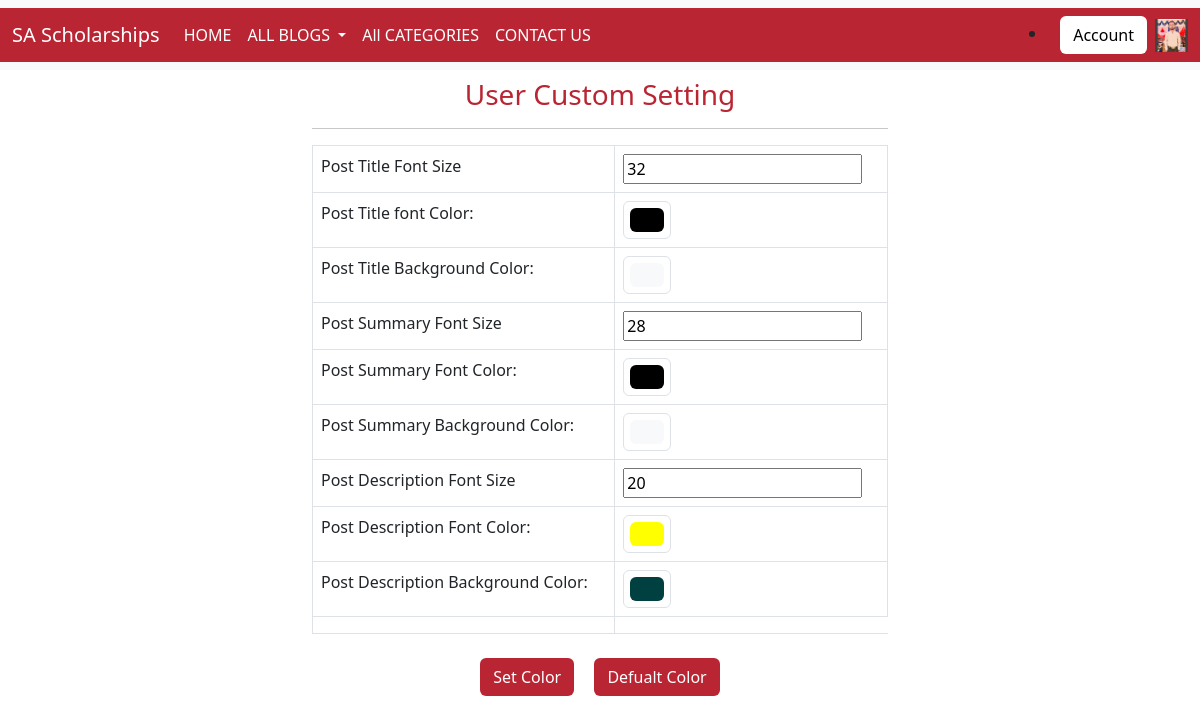
Page /setting-user.php (signed in) on the committed database.
### tables this page shows
CREATE TABLE `user` (
  `user_id` int(11) NOT NULL AUTO_INCREMENT,
  `role_id` int(11) DEFAULT NULL,
  `first_name` varchar(50) NOT NULL,
  `last_name` varchar(50) NOT NULL,
  `email` varchar(50) DEFAULT NULL,
  `password` text NOT NULL,
  `gender` enum('Male','Female') DEFAULT NULL,
  `date_of_birth` date DEFAULT NULL,
  `user_image` text DEFAULT NULL,
  `address` text DEFAULT NULL,
  `is_approved` enum('Pending','Approved','Rejected') DEFAULT 'Pending',
  `is_active` enum('Active','InActive') DEFAULT NULL,
  `created_at` varchar(200) DEFAULT NULL,
  `updated_at` varchar(200) DEFAULT 'current_timestamp()',
  PRIMARY KEY (`user_id`),
  KEY `role_id` (`role_id`),
  CONSTRAINT `user_ibfk_1` FOREIGN KEY (`role_id`) REFERENCES `role` (`role_id`) ON DELETE CASCADE ON UPDATE CASCADE
);

CREATE TABLE `setting` (
  `setting_id` int(11) NOT NULL AUTO_INCREMENT,
  `user_id` int(11) DEFAULT NULL,
  `setting_key` varchar(100) DEFAULT NULL,
  `setting_value` varchar(100) DEFAULT NULL,
  `setting_status` enum('Active','InActive') DEFAULT NULL,
  `created_at` timestamp NOT NULL DEFAULT current_timestamp() ON UPDATE current_timestamp(),
  `updated_at` timestamp NULL DEFAULT NULL,
  PRIMARY KEY (`setting_id`),
  KEY `user_id` (`user_id`),
  CONSTRAINT `setting_ibfk_1` FOREIGN KEY (`user_id`) REFERENCES `user` (`user_id`) ON DELETE CASCADE ON UPDATE CASCADE
);

### session.php (called while the page is built, shortened)
<?php
	require_once 'connection/connection.php';
				if (isset($_SESSION['session_user_id'])) {
					$query_login_user = "SELECT * FROM USER WHERE user_id='".$_SESSION['session_user_id']."'";
					$res_of_cheack_user = mysqli_query($connection, $query_login_user);
					if($res_of_cheack_user->num_rows>0){
						$login_user_data = mysqli_fetch_assoc($res_of_cheack_user);
					}
				}
 ?>

### setting-user.php (the view, shortened to what this page needs)
<?php
require_once 'session.php';
$post_title_font_size=32;
$post_title_font_color="#000000";
$post_title_backgourd_color="#F8F9FA";
$post_summary_font_size=28;
$post_summary_font_color="#000000";
$post_summary_background_color="#F8F9FA";
$post_description_font_size=20;
$post_description_font_color="#000000";
$post_description_background_color="#F8F9FA";
$query_to_cheack_setiing_exist="SELECT * FROM setting WHERE user_id=".$login_user_data['user_id'];
$result_to_cheack_setiing_exist = mysqli_query($connection, $query_to_cheack_setiing_exist);
	if ($result_to_cheack_setiing_exist->num_rows>0) {
		$last_setting_is= mysqli_fetch_assoc($result_to_cheack_setiing_exist);
		$post_title_font_size= $last_setting_is['setting_value'];
	}
	if ($result_to_cheack_setiing_exist->num_rows>0) {
		$last_setting_is= mysqli_fetch_assoc($result_to_cheack_setiing_exist);
		$post_title_font_color =$last_setting_is['setting_value'];
	}
	if ($result_to_cheack_setiing_exist->num_rows>0) {
		$last_setting_is= mysqli_fetch_assoc($result_to_cheack_setiing_exist);
		$post_title_backgourd_color= $last_setting_is['setting_value'];
	}
	if ($result_to_cheack_setiing_exist->num_rows>0) {
		$last_setting_is= mysqli_fetch_assoc($result_to_cheack_setiing_exist);
		$post_summary_font_size= $last_setting_is['setting_value'];
	}
	if ($result_to_cheack_setiing_exist->num_rows>0) {
		$last_setting_is= mysqli_fetch_assoc($result_to_cheack_setiing_exist);
		$post_summary_font_color =$last_setting_is['setting_value'];
	}
	if ($result_to_cheack_setiing_exist->num_rows>0) {
		$last_setting_is= mysqli_fetch_assoc($result_to_cheack_setiing_exist);
		$post_summary_background_color= $last_setting_is['setting_value'];
	}
	if ($result_to_cheack_setiing_exist->num_rows>0) {
		$last_setting_is= mysqli_fetch_assoc($result_to_cheack_setiing_exist);
		$post_description_font_size= $last_setting_is['setting_value'];
	}
	if ($result_to_cheack_setiing_exist->num_rows>0) {
		$last_setting_is= mysqli_fetch_assoc($result_to_cheack_setiing_exist);
		$post_description_font_color =$last_setting_is['setting_value'];
	}
	if ($result_to_cheack_setiing_exist->num_rows>0) {
		$last_setting_is= mysqli_fetch_assoc($result_to_cheack_setiing_exist);
		$post_description_background_color= $last_setting_is['setting_value'];
	}
?>
<!DOCTYPE html>
<html>
<head>
	<link rel="stylesheet" href="bootstrap/css/bootstrap.min.css">
</head>
<body>
		<div class=" col-12 sticky-top" id="navbar">
			<?php include_once("navbar.php");  ?>
		</div>
		<center>
			<form action="setting-user-process.php" method="POST">
			<div class="container col-6">
			<h3 class="text-center mt-2" style="color: #B92533;">User Custom Setting</h3><hr/>
			<table class="table table-bordered">
				<tr>
					<td><label>Post Title Font Size</label> </td>
  					<td><input type="number" name="post-title-font-size" value="<?php echo $post_title_font_size; ?>"> </td>
	  			</tr>
	  			<tr>
	  				<td>
	  					<label for="exampleColorInput" class="form-label">Post Title font Color: </label>
	  				</td>
	  					<td>
							<input type="color" class="form-control form-control-color" name="post-title-font-color" value="<?php echo $post_title_font_color; ?>" title="Choose your color">
	  				</td>
	  			</tr>
	  			<tr>
	  				<td>
	  					<label for="exampleColorInput" class="form-label">Post Title Background Color: </label>
	  				</td>
	  					<td>
							<input type="color" class="form-control form-control-color" name="post-title-background-color" value="<?php echo $post_title_backgourd_color; ?>" title="Choose your color">
	  				</td>
	  			</tr>
	  			<tr>
					<td><label>Post Summary Font Size</label> </td>
  					<td><input type="number" name="post-summary-font-size" value="<?php echo $post_summary_font_size; ?>"> </td>
	  			</tr>
	  			<tr>
	  				<td>
	  					<label for="exampleColorInput" class="form-label">Post Summary Font Color: </label>
	  				</td>
	  					<td>
							<input type="color" class="form-control form-control-color" name="post-summary-font-color" value="<?php echo $post_summary_font_color; ?>" title="Choose your color">
	  				</td>
	  			</tr>
	  			<tr>
	  				<td>
	  					<label for="exampleColorInput" class="form-label">Post Summary Background Color: </label>
	  				</td>
	  					<td>
							<input type="color" class="form-control form-control-color" name="post-summary-background-color" value="<?php echo $post_summary_background_color; ?>" title="Choose your color">
	  				</td>
	  			</tr>
	  			<tr>
					<td><label>Post Description Font Size</label> </td>
  					<td><input type="number" name="post-description-font-size" value="<?php echo $post_description_font_size; ?>"> </td>
	  			</tr>
	  			<tr>
	  				<td>
	  					<label for="exampleColorInput" class="form-label">Post Description Font Color: </label>
	  				</td>
	  					<td>
							<input type="color" class="form-control form-control-color" name="post-description-font-color" value="<?php echo $post_description_font_color; ?>" title="Choose your color">
	  				</td>
	  			</tr>
	  			<tr>
	  				<td>
	  					<label for="exampleColorInput" class="form-label">Post Description Background Color: </label>
	  				</td>
	  					<td>
							<input type="color" class="form-control form-control-color" name="post-description-background-color" value="<?php echo $post_description_background_color; ?>" title="Choose your color">
	  				</td>
	  			</tr>
	  			<tr>
	  				<td>
	  				</td>
	  			</tr>
	  		</table>
	  			<input class="btn m-2" style="background-color:  #B92533; color: white" type="submit" type="submit" name="set-color" value="Set Color">
	  			<input class="btn m-2" style="background-color:  #B92533; color: white" type="submit" type="submit" name="defualt-color" value="Defualt Color">
	  		</div>
	  		</form>
	  </center>
</body>
</html>

### navbar.php (shortened to what this page needs)
  			<nav class="navbar navbar-expand-lg bg-body-tertiary " >
  <div class="container-fluid" id="navbar">
    <a class="navbar-brand" href="index.php">SA Scholarships</a>
    <div class="collapse navbar-collapse" id="navbarSupportedContent">
      <ul class="navbar-nav me-auto mb-2 mb-lg-0">
        <li class="nav-item">
          <a class="nav-link active" aria-current="page"id="navbar_tabs" href="index.php">HOME</a>
        </li>
        <li class="nav-item dropdown">
          <a class="nav-link dropdown-toggle" href="#" role="button" data-bs-toggle="dropdown" aria-expanded="false">
            ALL BLOGS
          </a>
        </li>
          <li class="nav-item">
          <a class="nav-link" href="all-categories.php?">All CATEGORIES</a>
        </li>
        <li class="nav-item">
          <a class="nav-link" data-bs-toggle="modal" data-bs-target="#staticBackdrop">CONTACT US</a>
        </li>
      </ul>
      <?php
      	if (isset($_SESSION['role_id']) && $_SESSION['role_id']==2) { ?>
			<li class="nav-item dropdown">
	          <a class="btn m-2 " role="button" data-bs-toggle="dropdown" aria-expanded="false" style="background-color: white; color: black; ">Account</a>
	          <ul class="dropdown-menu mr-5" >
	            <li><a  class="dropdown-item" href="profile-update.php">Update Profile</a></li>
	            <li><a class="dropdown-item" href="setting-user.php">Setting</a></li>
	            <li><a class="dropdown-item" href="logout-process.php">Logout</a></li>
	            <li><hr class="dropdown-divider"></li>
	          </ul>
	        </li>
	        <img src=" <?php echo $user_image ?>" style="width: 33px; height: 33px;">
			<?php } elseif(isset($_SESSION['role_id']) && $_SESSION['role_id']==1) { ?>
			<li class="nav-item dropdown">
	          <a class="btn m-2 " role="button" data-bs-toggle="dropdown" aria-expanded="false" style="background-color: white; color: black; ">Account</a>
	        </li>
	        <img src=" <?php echo $login_user_data['user_image']; ?>" style="width: 33px; height: 33px;">
      <?php
      }
       ?>
    </div>
  </div>
</nav>

### setting-user.php (style rules this page uses)
.navbar-brand, .nav-link { color: white; }
#navbar { background-color: #B92533; }
#navbar_tabs { color: white; }

### rows in the picture
user: user_image (picture)
setting: post-title-font-size "32"
setting: post-title-font-color "#000000"
setting: post-title-background-color "#f8f9fa"
setting: post-summary-font-size "28"
setting: post-summary-font-color "#000000"
setting: post-summary-background-color "#f8f9fa"
setting: post-description-font-size "20"
setting: post-description-font-color "#ffff00"
setting: post-description-background-color "#004040"
